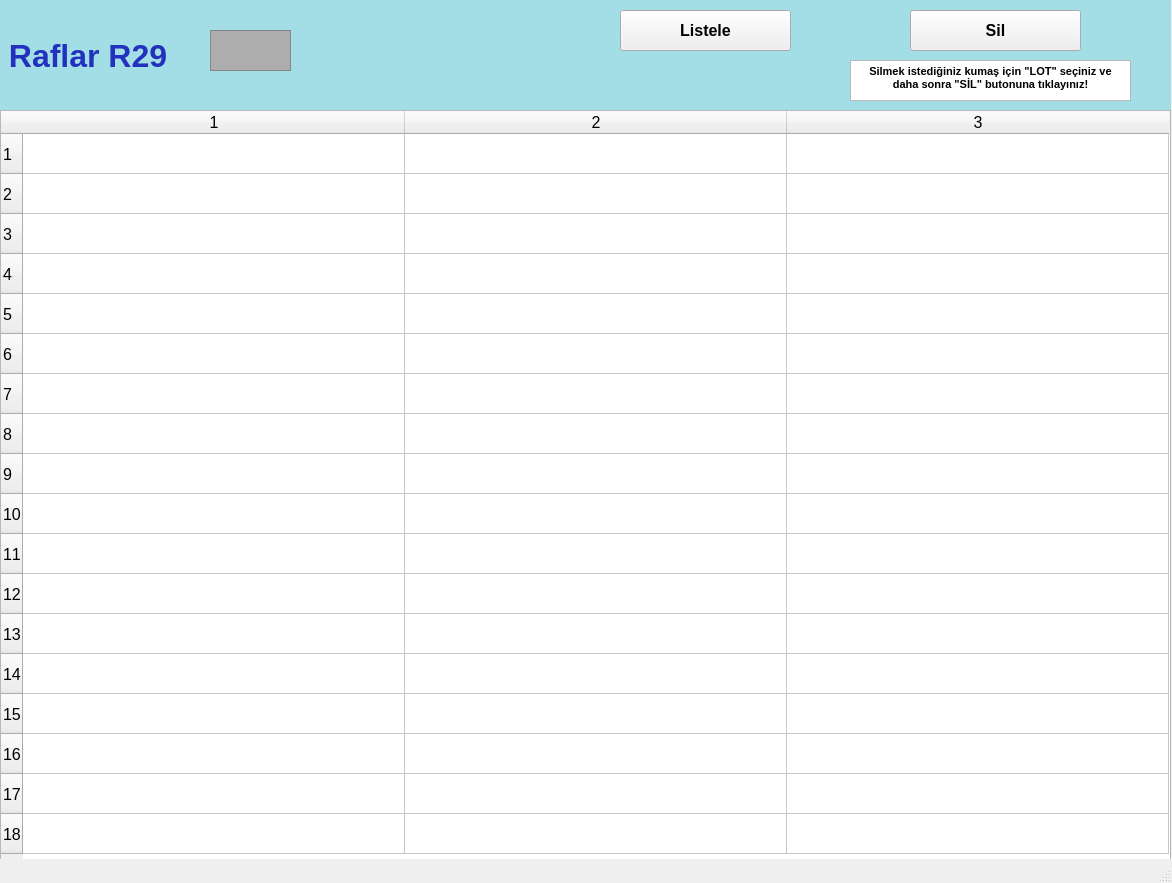
<?xml version="1.0" encoding="UTF-8"?>
<ui version="4.0">
 <class>raflarR29_ekran</class>
 <widget class="QMainWindow" name="raflarR29_ekran">
  <property name="geometry">
   <rect>
    <x>0</x>
    <y>0</y>
    <width>1172</width>
    <height>883</height>
   </rect>
  </property>
  <property name="font">
   <font>
    <pointsize>12</pointsize>
    <weight>50</weight>
    <bold>false</bold>
    <kerning>false</kerning>
   </font>
  </property>
  <property name="windowTitle">
   <string/>
  </property>
  <widget class="QWidget" name="centralwidget">
   <widget class="QLabel" name="raflarR1yazi_lbl">
    <property name="geometry">
     <rect>
      <x>0</x>
      <y>0</y>
      <width>1171</width>
      <height>111</height>
     </rect>
    </property>
    <property name="font">
     <font>
      <pointsize>24</pointsize>
      <weight>75</weight>
      <bold>true</bold>
     </font>
    </property>
    <property name="styleSheet">
     <string notr="true">background-color: rgb(163, 221, 229);
color: rgb(34, 50, 190);</string>
    </property>
    <property name="text">
     <string> Raflar R29</string>
    </property>
   </widget>
   <widget class="QFrame" name="raflarR1_img">
    <property name="geometry">
     <rect>
      <x>210</x>
      <y>30</y>
      <width>81</width>
      <height>41</height>
     </rect>
    </property>
    <property name="styleSheet">
     <string notr="true">background-color: rgb(173, 173, 173);</string>
    </property>
    <property name="frameShape">
     <enum>QFrame::StyledPanel</enum>
    </property>
    <property name="frameShadow">
     <enum>QFrame::Raised</enum>
    </property>
   </widget>
   <widget class="QTableWidget" name="R29_tw">
    <property name="geometry">
     <rect>
      <x>0</x>
      <y>110</y>
      <width>1171</width>
      <height>751</height>
     </rect>
    </property>
    <property name="baseSize">
     <size>
      <width>0</width>
      <height>0</height>
     </size>
    </property>
    <property name="rowCount">
     <number>18</number>
    </property>
    <property name="columnCount">
     <number>3</number>
    </property>
    <attribute name="horizontalHeaderVisible">
     <bool>true</bool>
    </attribute>
    <attribute name="horizontalHeaderCascadingSectionResizes">
     <bool>false</bool>
    </attribute>
    <attribute name="horizontalHeaderDefaultSectionSize">
     <number>382</number>
    </attribute>
    <attribute name="horizontalHeaderMinimumSectionSize">
     <number>38</number>
    </attribute>
    <attribute name="verticalHeaderDefaultSectionSize">
     <number>40</number>
    </attribute>
    <attribute name="verticalHeaderMinimumSectionSize">
     <number>23</number>
    </attribute>
    <row/>
    <row/>
    <row/>
    <row/>
    <row/>
    <row/>
    <row/>
    <row/>
    <row/>
    <row/>
    <row/>
    <row/>
    <row/>
    <row/>
    <row/>
    <row/>
    <row/>
    <row/>
    <column/>
    <column/>
    <column/>
   </widget>
   <widget class="QPushButton" name="listeleR29_btn">
    <property name="geometry">
     <rect>
      <x>620</x>
      <y>10</y>
      <width>171</width>
      <height>41</height>
     </rect>
    </property>
    <property name="font">
     <font>
      <pointsize>12</pointsize>
      <weight>75</weight>
      <bold>true</bold>
     </font>
    </property>
    <property name="text">
     <string>Listele</string>
    </property>
   </widget>
   <widget class="QPushButton" name="silR29_btn">
    <property name="geometry">
     <rect>
      <x>910</x>
      <y>10</y>
      <width>171</width>
      <height>41</height>
     </rect>
    </property>
    <property name="font">
     <font>
      <pointsize>12</pointsize>
      <weight>75</weight>
      <bold>true</bold>
     </font>
    </property>
    <property name="text">
     <string>Sil</string>
    </property>
   </widget>
   <widget class="QTextBrowser" name="textBrowser">
    <property name="geometry">
     <rect>
      <x>850</x>
      <y>60</y>
      <width>281</width>
      <height>41</height>
     </rect>
    </property>
    <property name="html">
     <string>&lt;!DOCTYPE HTML PUBLIC &quot;-//W3C//DTD HTML 4.0//EN&quot; &quot;http://www.w3.org/TR/REC-html40/strict.dtd&quot;&gt;
&lt;html&gt;&lt;head&gt;&lt;meta name=&quot;qrichtext&quot; content=&quot;1&quot; /&gt;&lt;style type=&quot;text/css&quot;&gt;
p, li { white-space: pre-wrap; }
&lt;/style&gt;&lt;/head&gt;&lt;body style=&quot; font-family:'MS Shell Dlg 2'; font-size:12pt; font-weight:400; font-style:normal;&quot;&gt;
&lt;p align=&quot;center&quot; style=&quot; margin-top:0px; margin-bottom:0px; margin-left:0px; margin-right:0px; -qt-block-indent:0; text-indent:0px;&quot;&gt;&lt;span style=&quot; font-size:8pt; font-weight:600;&quot;&gt;Silmek istediğiniz kumaş için &amp;quot;LOT&amp;quot; seçiniz ve daha sonra &amp;quot;SİL&amp;quot; butonuna tıklayınız!&lt;/span&gt;&lt;/p&gt;&lt;/body&gt;&lt;/html&gt;</string>
    </property>
   </widget>
  </widget>
  <widget class="QStatusBar" name="statusbar"/>
 </widget>
 <resources/>
 <connections/>
</ui>
